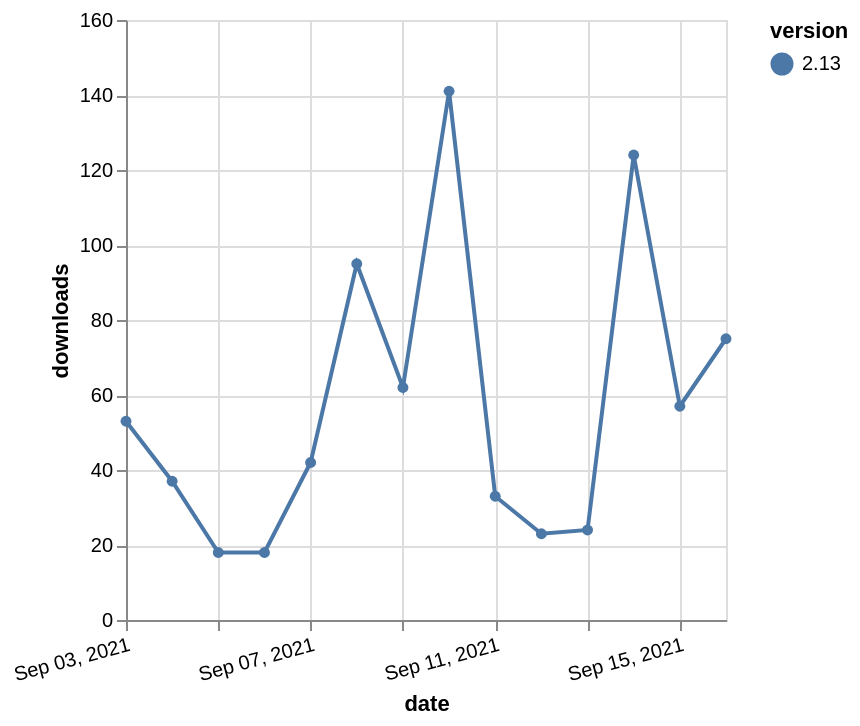

Write the Vega-Lite specification saved for this chart.
### Vega-Lite specification from a JSON file in a GitHub repository (floating-point values rounded to 4 significant figures)
{"$schema": "https://vega.github.io/schema/vega-lite/v5.json", "description": "A simple bar chart with embedded data.", "data": {"values": [{"date": "2021-09-03", "total": 78338, "delta": 53, "version": "2.13"}, {"date": "2021-09-04", "total": 78375, "delta": 37, "version": "2.13"}, {"date": "2021-09-05", "total": 78393, "delta": 18, "version": "2.13"}, {"date": "2021-09-06", "total": 78411, "delta": 18, "version": "2.13"}, {"date": "2021-09-07", "total": 78453, "delta": 42, "version": "2.13"}, {"date": "2021-09-08", "total": 78548, "delta": 95, "version": "2.13"}, {"date": "2021-09-09", "total": 78610, "delta": 62, "version": "2.13"}, {"date": "2021-09-10", "total": 78751, "delta": 141, "version": "2.13"}, {"date": "2021-09-11", "total": 78784, "delta": 33, "version": "2.13"}, {"date": "2021-09-12", "total": 78807, "delta": 23, "version": "2.13"}, {"date": "2021-09-13", "total": 78831, "delta": 24, "version": "2.13"}, {"date": "2021-09-14", "total": 78955, "delta": 124, "version": "2.13"}, {"date": "2021-09-15", "total": 79012, "delta": 57, "version": "2.13"}, {"date": "2021-09-16", "total": 79087, "delta": 75, "version": "2.13"}]}, "width": "container", "mark": {"type": "line", "point": {"filled": true}}, "encoding": {"x": {"field": "date", "type": "temporal", "timeUnit": "yearmonthdate", "title": "date", "axis": {"labelAngle": -15}}, "y": {"field": "delta", "type": "quantitative", "title": "downloads"}, "color": {"field": "version", "type": "nominal"}, "tooltip": {"field": "delta"}}}
